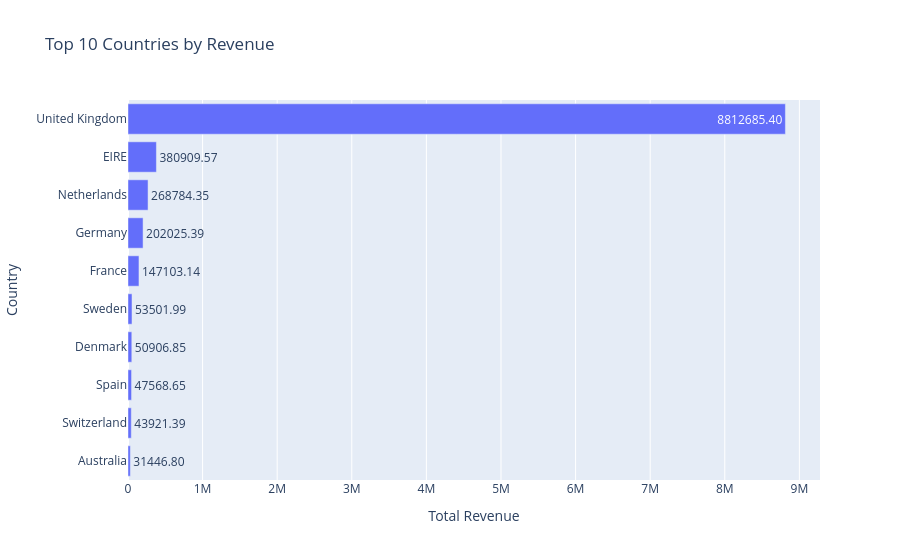

Notebook code cell kept with this figure:
### Code cell
fig = px.bar(
    country_revenue.head(10),
    x = 'Total_Revenue',
    y = 'Country',
    orientation = 'h',
    title = 'Top 10 Countries by Revenue',
    text_auto = '.2f'

)
fig.update_layout(
    yaxis={'categoryorder': 'total ascending'}, 
    xaxis_title="Total Revenue",
    yaxis_title="Country",
    coloraxis_showscale=False
)

fig.show()
fig.write_image("../images/country_revenue.png")

### Figure 1 — Plotly figure (JSON) as saved in the notebook; plotly's stock layout.template omitted (floating-point values rounded to 4 significant figures)
{"data": [{"hovertemplate": "Total_Revenue=%{x}<br>Country=%{y}<extra></extra>", "legendgroup": "", "marker": {"color": "#636efa", "pattern": {"shape": ""}}, "name": "", "orientation": "h", "showlegend": false, "textposition": "auto", "texttemplate": "%{x:.2f}", "type": "bar", "x": [8813000.0, 380900.0, 268800.0, 202000.0, 147100.0, 53500.0, 50910.0, 47570.0, 43920.0, 31450.0], "xaxis": "x", "y": ["United Kingdom", "EIRE", "Netherlands", "Germany", "France", "Sweden", "Denmark", "Spain", "Switzerland", "Australia"], "yaxis": "y"}], "layout": {"barmode": "relative", "coloraxis": {"showscale": false}, "legend": {"tracegroupgap": 0}, "title": {"text": "Top 10 Countries by Revenue"}, "xaxis": {"anchor": "y", "domain": [0, 1], "title": {"text": "Total Revenue"}}, "yaxis": {"anchor": "x", "categoryorder": "total ascending", "domain": [0, 1], "title": {"text": "Country"}}}}
